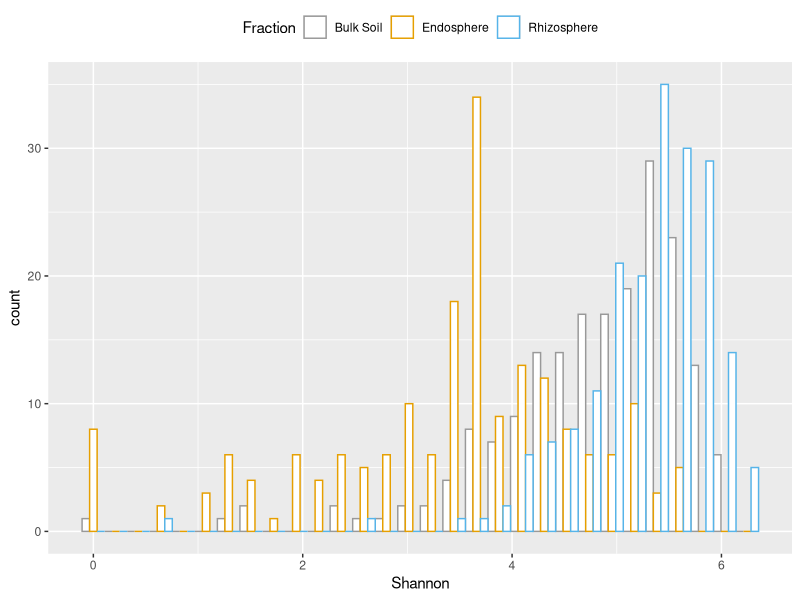
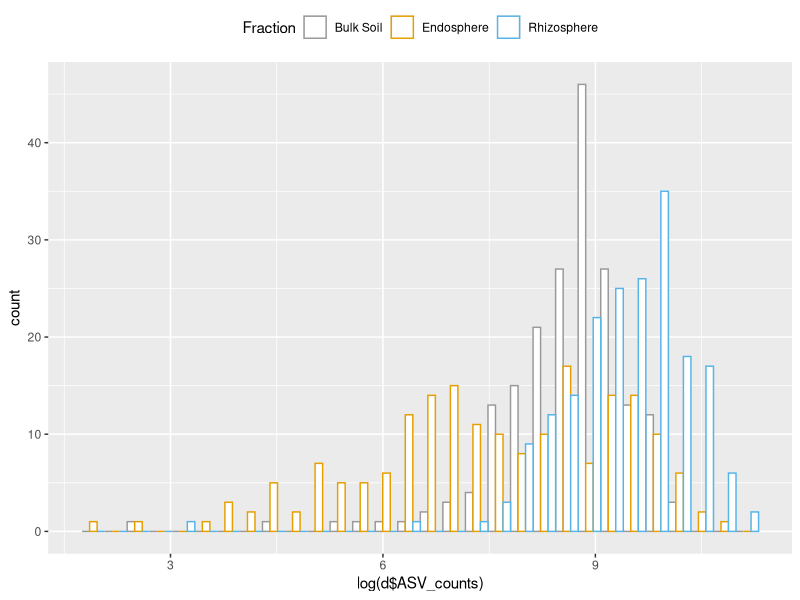
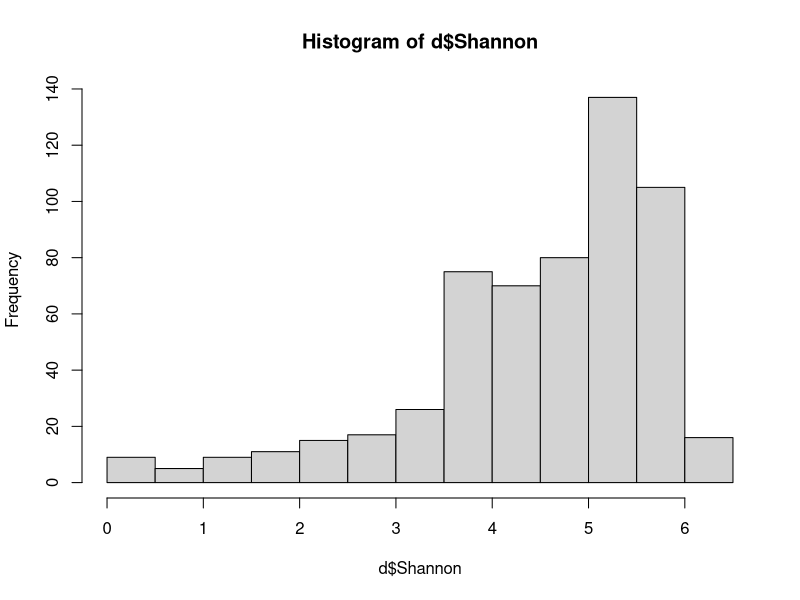
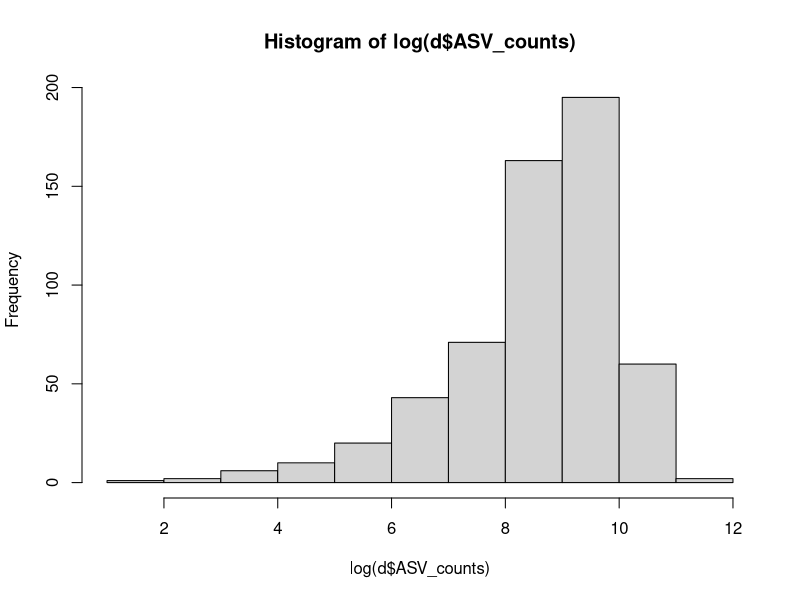

These charts were generated, in order, by the following R code:
## ---- chunk 1
# , include=TRUE, warning=FALSE, echo=TRUE, error=FALSE
knitr::opts_knit$set(root.dir=normalizePath('../../'))
knitr::opts_chunk$set(warning=FALSE, message=FALSE, error=FALSE, echo=TRUE)
## ---- chunk 2
# meta data
d <- read.csv("data/sample_data.csv")

# ASV table
asv <- read.csv("data/ASV_table.csv")
## ---- chunk 3
library(ggplot2)
# Interleaved histograms
ggplot(d, aes(x=Shannon, color=Fraction)) +
  geom_histogram(fill="white", position="dodge")+
  scale_color_manual(values=c("#999999", "#E69F00", "#56B4E9")) +
  theme(legend.position="top")
## ---- chunk 4
# Interleaved histograms
ggplot(d, aes(x=log(d$ASV_counts), color=Fraction)) +
  geom_histogram(fill="white", position="dodge")+
  scale_color_manual(values=c("#999999", "#E69F00", "#56B4E9")) +
  theme(legend.position="top")
## ---- chunk 5
library("lme4")


dim(d)
hist(d$Shannon)
hist(log(d$ASV_counts))

## Model One:
fit <- lmer(data=d, Shannon ~ (1|Year) + (1|Month) + (1|Species) + (1|Rotation) + (1|Nitrogen) + (1|Fraction) + (1|Block) + (1|Rep))
df <- as.data.frame(VarCorr(fit)) # what is this?
df$p <- df$vcov/sum(df$vcov)*100


## Model Two:
fit <- lmer(data=d, Shannon ~ (1|Year) + (1|Species) + (1|Rotation) + (1|Nitrogen) + (1|Fraction) + (1|Block) + (1|Rep))
df <- as.data.frame(VarCorr(fit))
df$p <- df$vcov/sum(df$vcov)*100



